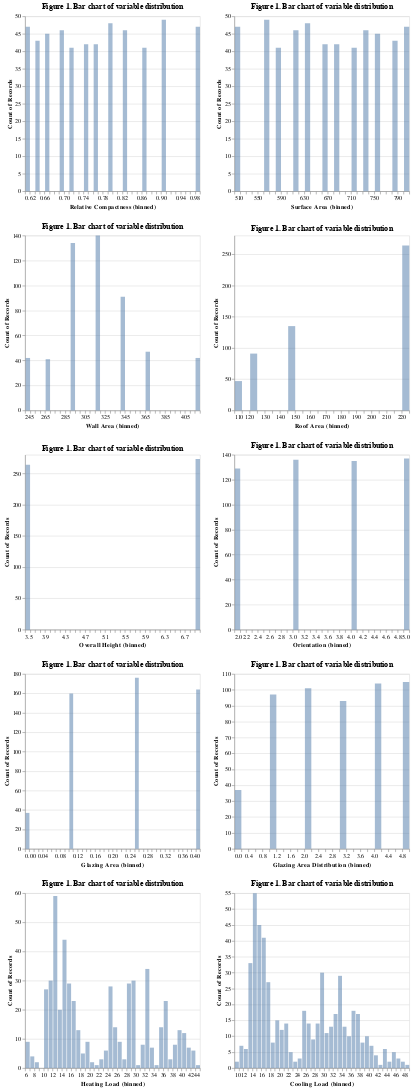

Source (notebook cell):
### Markdown cell above
**NOTE: The following EDA can be conducted using 'eda_script_plots_update.py' in the energy_efficiency_analysis/src folder**

### Code cell
# check the distribution of all variables
column_list = train_df.columns.tolist()
feats = ['Relative Compactness', 'Surface Area', 'Wall Area', 'Roof Area', 'Overall Height', 'Orientation', 'Glazing Area', 'Glazing Area Distribution']

distri = alt.Chart(train_df, 
                         title = 'Figure 1. Bar chart of variable distribution'
                        ).mark_bar(opacity = 0.5).encode(
    alt.X (alt.repeat(),
           type = 'quantitative',
          bin = alt.Bin(maxbins = 45)),
    alt.Y('count()', stack = None),
    tooltip = 'count()'
    ).properties(width = 300,
            height = 300).repeat(
    repeat = column_list,
    columns = 2)
distri

### Figure 1 — Vega-Lite specification as saved in the notebook (floating-point values rounded to 4 significant figures; data arrays with more than 128 entries replaced by an {"elided": "..."} marker saying what was removed)
{"$schema": "https://vega.github.io/schema/vega-lite/v4.17.0.json", "columns": 2, "config": {"view": {"continuousHeight": 300, "continuousWidth": 400}}, "datasets": {"data-690a866ea37a34bf4e5816fdd2ab4c1b": {"elided": "537 records"}}, "repeat": ["Relative Compactness", "Surface Area", "Wall Area", "Roof Area", "Overall Height", "Orientation", "Glazing Area", "Glazing Area Distribution", "Heating Load", "Cooling Load"], "spec": {"data": {"name": "data-690a866ea37a34bf4e5816fdd2ab4c1b"}, "encoding": {"tooltip": {"aggregate": "count", "type": "quantitative"}, "x": {"bin": {"maxbins": 45}, "field": {"repeat": "repeat"}, "type": "quantitative"}, "y": {"aggregate": "count", "stack": null, "type": "quantitative"}}, "height": 300, "mark": {"opacity": 0.5, "type": "bar"}, "title": "Figure 1. Bar chart of variable distribution", "width": 300}}
